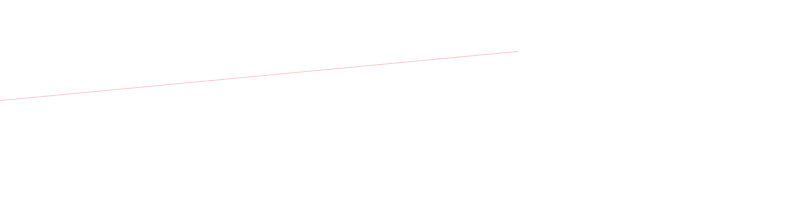
Frame 1 (no input)
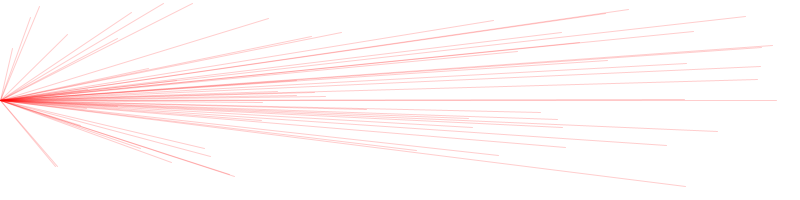
Frame 60 (the mouse pressed at the canvas centre just before this capture)
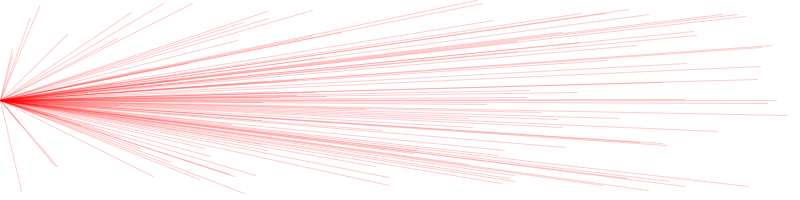
Frame 120 (the mouse held since frame 60 and released just before this capture)

The Processing sketch that drew these frames (run headless with seeded random() and noise(); from frame 60 on, the mouse is pressed at the canvas centre):

// Processing sketch: cometa
// ── cometa.pde
void setup()
{
  size(800, 200);
  background(255);
  stroke(255, 0, 0, 50);
}

void draw()
{
  line(0, 100, random(800), random(200));
}
